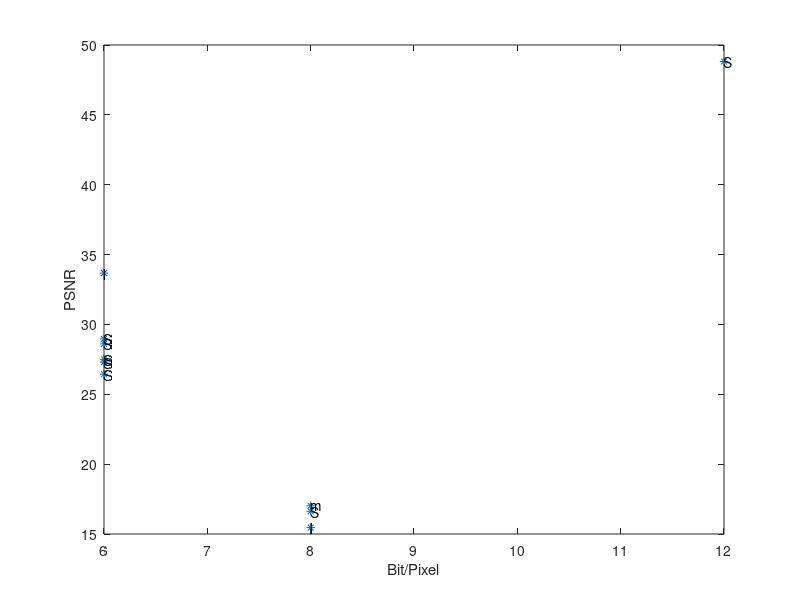

This chart was generated by the following MATLAB code:
x=[8;8;8;
   6;6;6;6;
   6;6;12];
y=[16.624;15.46;17.021;
    27.3;27.5;26.44;28.61;
    28.959;33.677;48.82];
Name=["Smalldril.tif-Start";"lena.tif-Start";"monarch.tif-Start";...
    "Satpic1.bmp-Gaussian Prefilter"; "Satpic1.bmp-Gaussian notPrefilter";"Satpic1.bmp-FIR Prefilter";"Satpic1.bmp-FIR notPrefilter";...
    "Sail.tif-RGB Resample";"lena.tif-RGB Resample";"Sail.tif-Chrominance Resample"];
figure;
plot(x,y,'*');
xlabel('Bit/Pixel');
ylabel('PSNR');
for i=1:length(x)
    text(x(i),y(i),Name(i))
end